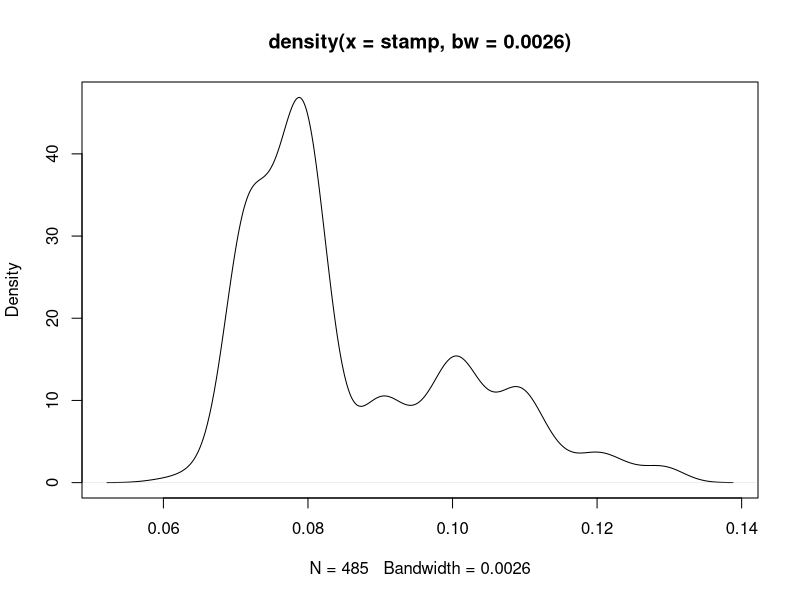

Write R code to recreate this figure. (Note: a time limit stopped this script after it produced the figure.)
normalmixture <- function(x,k,mu,sigma,lambda,eps=1e-6,max.iter=5000) {
  n <- length(x)
  x <- sort(x)
  vars <- sigma^2
  means <- mu
  lam <- lambda/sum(lambda)  # guarantee that lambdas sum to 1
  delta <- matrix(rep(0,n*k),ncol=k) 
  # initial deltas
  for (i in 1:n) {
    xi <- x[i]
    for (j in 1:k) {
      mj <- means[j]
      varj <- vars[j]
      denom <- 0
      for (u in 1:k) {
        mu <- means[u]
        varu <- vars[u]
        denom <- denom + lam[u]*dnorm(xi,mu,sqrt(varu))
      }
      delta[i,j] <- lam[j]*dnorm(xi,mj,sqrt(varj))/denom
    }
  }
  # initial log likelihood value
  new.loglik <- 0
  for (i in 1:n) {
    xi <- x[i]
    for (j in 1:k) {
      mj <- means[j]
      varj <- vars[j]
      fkxi <- dnorm(xi,mj,sqrt(varj))
      new.loglik <- new.loglik + log(fkxi)*delta[i,j] + delta[i,j]*log(lam[j])
    }
  }
  
  iter <- 1
  no.conv <- T
  while (no.conv && iter <= max.iter) {
    loglik <- new.loglik
    # compute updates of deltas 
    for (i in 1:n) {
      xi <- x[i]
      for (j in 1:k) {
        mj <- means[j]
        varj <- vars[j]
        denom <- 0
        for (u in 1:k) {
          mu <- means[u]
          varu <- vars[u]
          denom <- denom + lam[u]*dnorm(xi,mu,sqrt(varu))
        }
        delta[i,j] <- lam[j]*dnorm(xi,mj,sqrt(varj))/denom
      }
    }
    # compute updated estimates of means, variances, and probabilities - the 
    # function weighted.mean may be useful here for computing the estimates of
    # the means and variances.
    for (j in 1:k) {
      deltaj <- as.vector(delta[,j])
      sum_dj <- sum(deltaj)
      lambda[j] <- sum_dj/n
      means[j] <- sum(x*deltaj)/sum_dj
      vars[j] <- sum((x-means[j])^2*deltaj)/sum_dj
    }
    lam <- lambda/sum(lambda) 
    iter <- iter + 1
    # Log-likelihood computation
    new.loglik <- 0
    for (i in 1:n) {
      xi <- x[i]
      for (j in 1:k) {
        mj <- means[j]
        varj <- vars[j]
        fkxi <- dnorm(xi,mj,sqrt(varj))
        # rule out the cases when the probability is too small 
        # to evaluate (negligible to the sum)
        if (fkxi != 0) {
          new.loglik <- new.loglik + log(fkxi)*delta[i,j] + delta[i,j]*log(lam[j])
        }
      }
    }
    print(new.loglik)
    if (abs(new.loglik-loglik)<eps) no.conv <- F
  }
  r <- list(mu=means,var=vars,delta=delta,lambda=lam,loglik=loglik,iter=iter)
  r
}

# getting data from txt file
setwd("/Users/zikunchen/Desktop/GitHub/STA410/A4")
stamp <- read.table("stamp.txt", fill = TRUE)
stamp <- unname(unlist(stamp))
stamp <- stamp[!is.na(stamp)]

# 5 modes
k <- 5
# initial estimate based on graph
plot(density(stamp,bw=0.0026))
lambda <- rep(1/k, k)
mu <- c(0.079, 0.09, 0.1, 0.11, 0.12)
sigma <- c(0.1414, 0.1, 0.1, 0.1, 0.12)
r5 <- normalmixture(stamp,k,mu,sigma,lambda)

# 6 modes
k <- 6
# initial estimate based on graph
plot(density(stamp,bw=0.0024))
lambda <- rep(1/k, k)
mu <- c(0.079, 0.09, 0.1, 0.11, 0.12, 0.13)
sigma <- c(0.1414, 0.1, 0.1, 0.1, 0.1, 0.1)
r6 <- normalmixture(stamp,k,mu,sigma,lambda)

# 7 modes
k <- 7
# initial estimate based on graph
plot(density(stamp,bw=0.0015))
lambda <- rep(1/k, k)
mu <- c(0.071, 0.08, 0.09, 0.1, 0.11, 0.12, 0.124)
sigma <- c(0.1, 0.1, 0.1, 0.1, 0.1, 0.1, 0.1)
r7 <- normalmixture(stamp,k,mu,sigma,lambda)

# compare models using log-likelihood test
